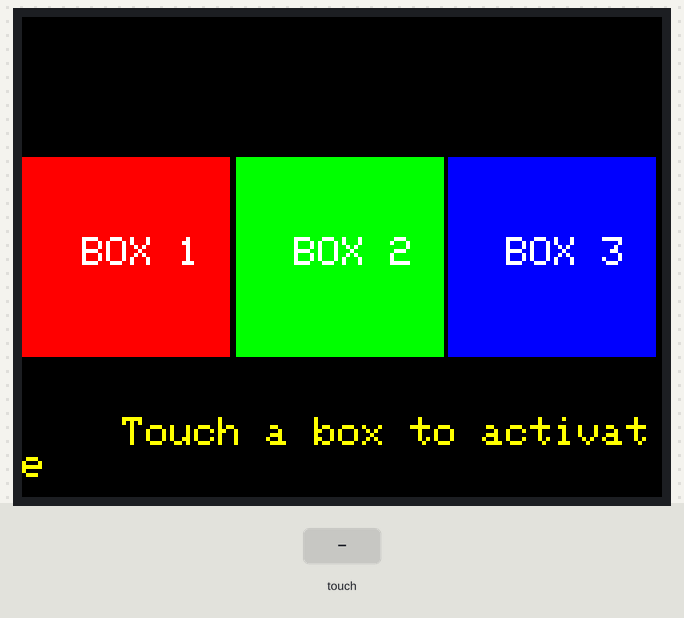
Recording of a sketch running on a simulated ESP32. Shown: 320×240 colour display. The inputs (shaded band) are chosen by the test bench. What the sketch prints to the serial monitor is not drawn.

Above: at 1.4 s.
1.5 s: touch panel pressed at 13 % / 50 % of its raw x / y range
At 2.1 s:
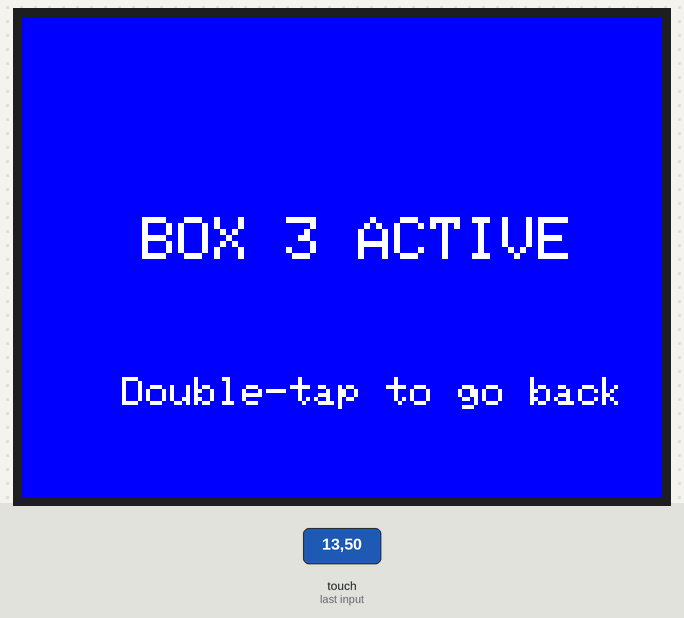
3.0 s: touch panel pressed at 38 % / 50 % of its raw x / y range
At 4.1 s:
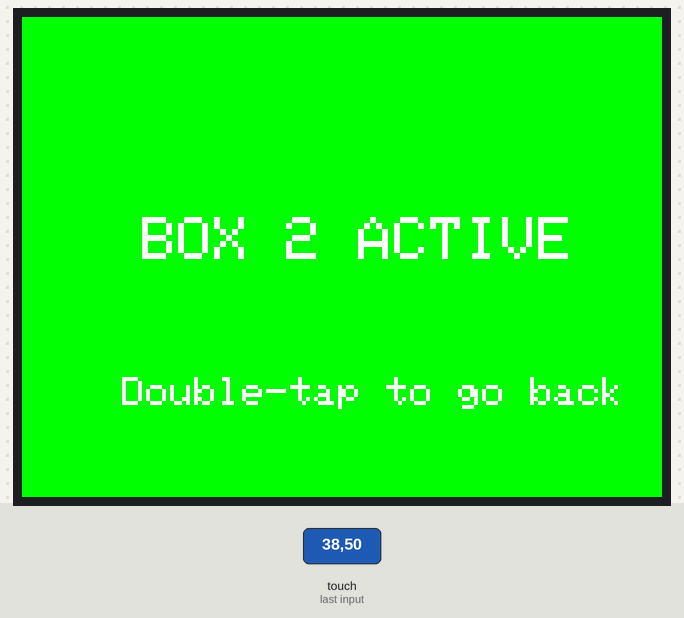
4.7 s: touch panel pressed at 13 % / 10 % of its raw x / y range
At 5.4 s:
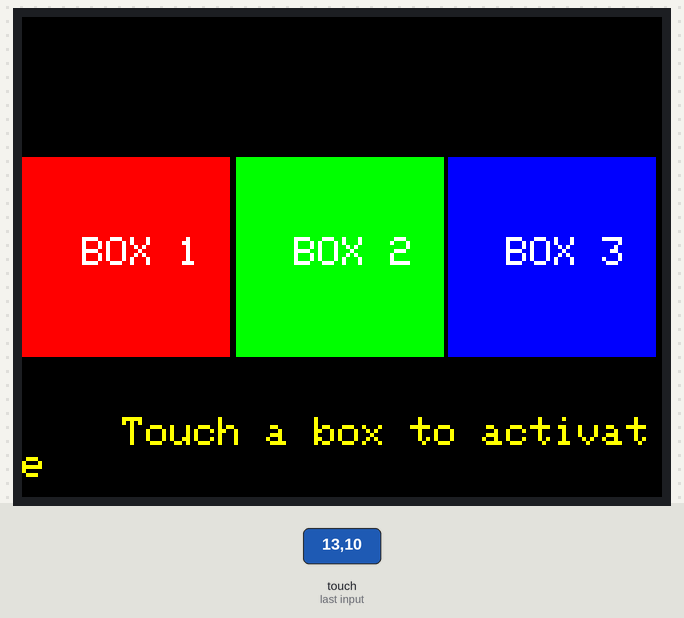
6.4 s: touch panel pressed at 87 % / 50 % of its raw x / y range
At 7.1 s:
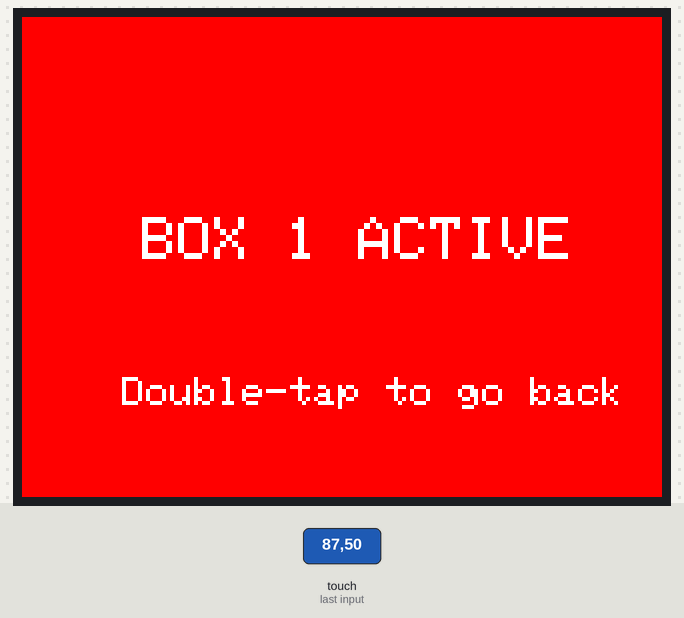
7.9 s: touch panel pressed at 38 % / 10 % of its raw x / y range
At 9.4 s:
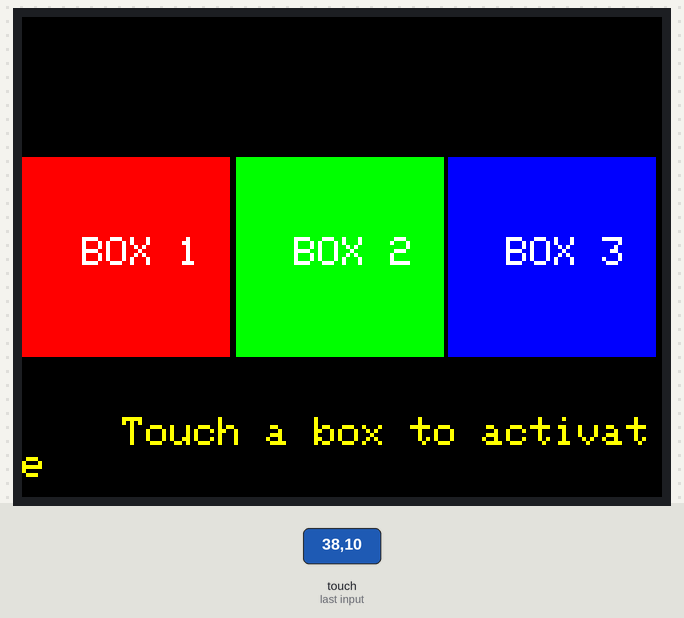
Timing chart, 0 to 10.5 s (numbered marks = the images above; inputs shaded):
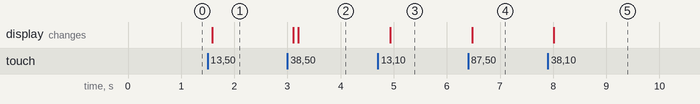

The sketch:

putaelmadre.ino
```cpp
#include <SPI.h>
#include <Adafruit_GFX.h>
#include <Adafruit_ILI9341.h>
#include <XPT2046_Touchscreen.h>

#define TFT_CS    15
#define TFT_DC    2
#define TFT_RST   4
#define TOUCH_CS  14
#define TOUCH_IRQ 35

// ESP32 VSPI pins (explicit!)
#define SPI_SCK   18
#define SPI_MISO  19
#define SPI_MOSI  23

Adafruit_ILI9341 tft(TFT_CS, TFT_DC, TFT_RST);
XPT2046_Touchscreen ts(TOUCH_CS, TOUCH_IRQ);

// --- Calib (rough defaults; adjust after you see touches)
#define RAW_X_MIN  200
#define RAW_X_MAX  3900
#define RAW_Y_MIN  300
#define RAW_Y_MAX  3800

enum ScreenState { MENU, BOX1, BOX2, BOX3 };
ScreenState current = MENU;
uint8_t touchCount = 0;

#define SCREEN_W 320
#define SCREEN_H 240
#define BOX_W    (SCREEN_W / 3)
#define BOX_H    100

static inline int mapconstrain(long v, long in_min, long in_max, long out_min, long out_max) {
  v = (v - in_min) * (out_max - out_min) / (in_max - in_min) + out_min;
  if (v < out_min) v = out_min;
  if (v > out_max) v = out_max;
  return (int)v;
}

void drawMenu() {
  tft.fillScreen(ILI9341_BLACK);
  tft.setTextSize(2);
  tft.setTextColor(ILI9341_WHITE);

  tft.fillRect(0, 70, BOX_W - 2, BOX_H, ILI9341_RED);
  tft.setCursor(30, 110); tft.print("BOX 1");

  tft.fillRect(BOX_W + 1, 70, BOX_W - 2, BOX_H, ILI9341_GREEN);
  tft.setCursor(BOX_W + 30, 110); tft.print("BOX 2");

  tft.fillRect(2 * BOX_W + 1, 70, BOX_W - 2, BOX_H, ILI9341_BLUE);
  tft.setCursor(2 * BOX_W + 30, 110); tft.print("BOX 3");

  tft.setTextColor(ILI9341_YELLOW);
  tft.setCursor(50, 200); tft.print("Touch a box to activate");
}

void showBoxPage(uint8_t boxNumber, uint16_t color, const char* label) {
  tft.fillScreen(color);
  tft.setTextColor(ILI9341_WHITE);
  tft.setTextSize(3);
  tft.setCursor(60, 100);
  tft.printf("%s ACTIVE", label);
  tft.setTextSize(2);
  tft.setCursor(50, 180);
  tft.print("Double-tap to go back");
}

void setup() {
  Serial.begin(115200);

  // Bind SPI to VSPI pins explicitly
  SPI.begin(SPI_SCK, SPI_MISO, SPI_MOSI);

  pinMode(TFT_CS, OUTPUT);   digitalWrite(TFT_CS, HIGH);
  pinMode(TOUCH_CS, OUTPUT); digitalWrite(TOUCH_CS, HIGH);

  tft.begin();            // library will toggle TFT_CS as needed
  tft.setRotation(1);

  ts.begin(SPI);          // use the same SPI bus
  ts.setRotation(1);      // match display rotation

  drawMenu();
}

unsigned long lastTouchMs = 0;

void loop() {
  // Cheap IRQ gate prevents false reads
  if (ts.tirqTouched() && ts.touched()) {
    // Make sure TFT is not selected while we talk to touch
    digitalWrite(TFT_CS, HIGH);

    TS_Point p = ts.getPoint(); // typically raw 0..4095
    // Map raw -> screen coordinates (landscape rotation 1)
// Option A – flip X
    int x = mapconstrain(p.x, RAW_X_MAX, RAW_X_MIN, 0, SCREEN_W - 1);

// Option B – flip Y (if it’s vertically flipped instead)
    int y = mapconstrain(p.y, RAW_Y_MAX, RAW_Y_MIN, 0, SCREEN_H - 1);


    Serial.printf("RAW x=%d y=%d  MAPPED x=%d y=%d\n", p.x, p.y, x, y);

    // simple debounce
    unsigned long now = millis();
    if (now - lastTouchMs < 120) return;
    lastTouchMs = now;

    if (current == MENU) {
      if (y > 70 && y < (70 + BOX_H)) {
        if (x < BOX_W) {
          current = BOX1; showBoxPage(1, ILI9341_RED, "BOX 1");
        } else if (x < 2 * BOX_W) {
          current = BOX2; showBoxPage(2, ILI9341_GREEN, "BOX 2");
        } else {
          current = BOX3; showBoxPage(3, ILI9341_BLUE, "BOX 3");
        }
        touchCount = 0;
      }
    } else {
      // In a box page — require double tap to go back
      touchCount++;
      if (touchCount >= 2) {
        drawMenu();
        current = MENU;
        touchCount = 0;
      }
    }
  }
}
```

Measured:
- after the input at 1.5 s, the display: changes after 0.08 s (image 1)
- after the input at 3.0 s, the display: first changes after 0.11 s (image 2 shows a later state)
- after the input at 4.7 s, the display: changes after 0.23 s (image 3)
- after the input at 6.4 s, the display: changes after 0.08 s (image 4)
- after the input at 7.9 s, the display: changes after 0.11 s (image 5)
